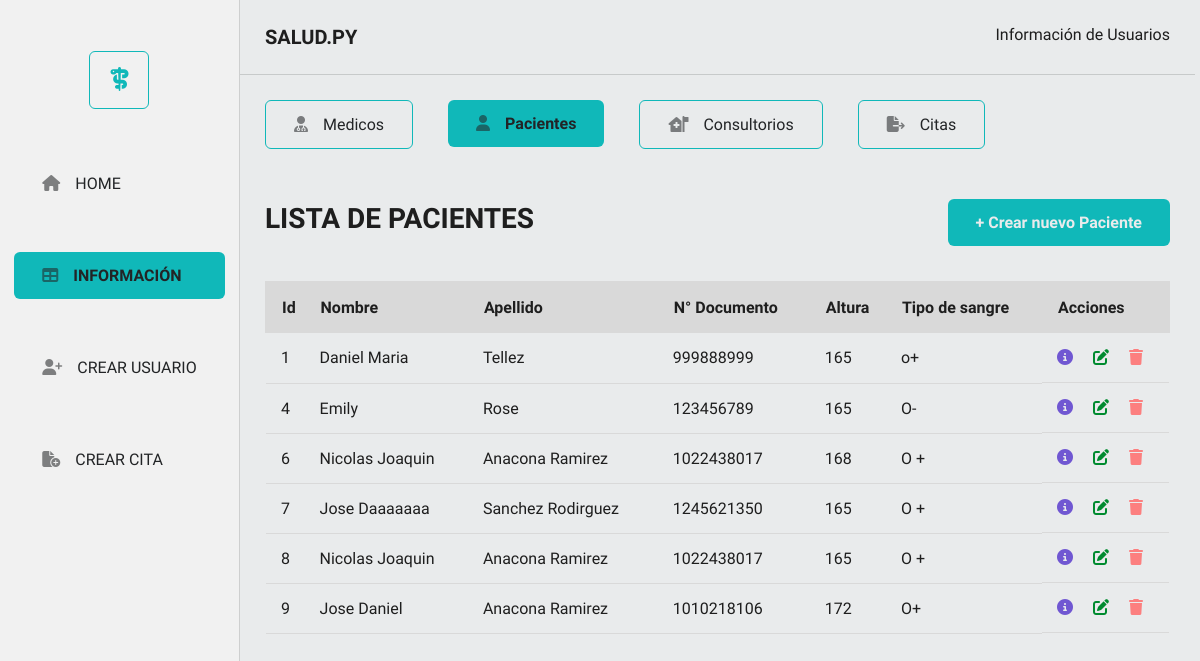
/pacientes, run on the app's committed database.
### app/models.py (models this page shows)
class Paciente(db.Model):
    __tablename__ ='pacientes'
    id = db.Column(db.Integer, primary_key = True )
    nombres = db.Column(db.String(120), nullable = True )
    apellidos = db.Column(db.String(120), nullable = True)
    tipo_identificacion = db.Column(db.String(4), nullable = True)
    numero_identificacion = db.Column(db.Integer)
    altura = db.Column(db.Integer)
    tipo_sangre = db.Column(db.String(2))
    citas = db.relationship("Cita" , backref = "paciente" )

### app/routes.py (the view)
@app.route('/pacientes')
def get_all_pacientes():
    pacientes = Paciente.query.all()
    return render_template('pacientes/pacientes.html', pacientes = pacientes)

### app/templates/pacientes/pacientes.html (shortened to what this page needs)
<!DOCTYPE html>
<html lang="en">
  <head>
    <link rel="stylesheet" href="{{ url_for('static', filename='navs/menuLeft.css')}}">
    <link rel="stylesheet" href="{{ url_for('static', filename = 'info/infoUser.css')}}">
    <link rel="stylesheet" href="{{ url_for('static', filename='styles.css' )}}">
    <link rel="stylesheet" href="{{url_for('static', filename='modals/messages.css')}}">
  </head>
  <body>
    <section class="sectionHomeTable">
      <section class="navLeft">
        <div class="logoNav"><span><i class="fa-solid fa-staff-snake"></i></span></div>
        <div class="navMenuLeft">
          <ul>
            <li><a class="botonLineNone" href="http://127.0.0.1:5000/"><span><i class="fa-solid fa-house"></i></span>HOME</a></li>
            <li><a class="botonPrimary" href="http://127.0.0.1:5000/medicos"><span><i class="fa-solid fa-table"></i></span>INFORMACIÓN</a></li>
            <li><a class="botonLineNone" href="http://127.0.0.1:5000/medicos/create"><span><i class="fa-solid fa-user-plus"></i></span>CREAR USUARIO</a></li>
            <li><a class="botonLineNone" href="http://127.0.0.1:5000/citas/create"><span><i class="fa-solid fa-file-circle-plus"></i></span>CREAR CITA</a></li>
          </ul>
        </div>
      </section>
      <section class="contenidoRight">
        <nav>
          <div class="headerRight">
            <h3>SALUD.PY</h3>
            <p>Información de Usuarios</p>
          </div>
          <div class="navInfoRight">
            <ul>
              <li><a class="botonLine" href="http://127.0.0.1:5000/medicos"><span><i class="fa-solid fa-user-doctor"></i></span>Medicos</a> </li>
              <li><a class="botonPrimary" href="http://127.0.0.1:5000/pacientes"><span><i class="fa-solid fa-user"></i></span> Pacientes </a></li>
              <li><a class="botonLine" href="http://127.0.0.1:5000/consultorios"><span><i class="fa-solid fa-house-medical-flag"></i></span>Consultorios </a></li>
              <li><a class="botonLine" href="http://127.0.0.1:5000/citas"><span><i class="fa-solid fa-file-export"></i></span>Citas</a></li>
            </ul>
          </div>
        </nav>
        <section class="containerRight">
          <div class="navHeaderTable">
            <h3 class="titleTable">LISTA DE PACIENTES</h3>
            <a class="botonPrimary" href="http://127.0.0.1:5000/pacientes/create">+ Crear nuevo Paciente</a>
          </div>
          <article>
            <table class="table">
              <thead class="tableTitle">
                <tr>
                  <th>Id</th>
                  <th>Nombre</th>
                  <th>Apellido</th>
                  <th>N° Documento</th>
                  <th>Altura</th>
                  <th>Tipo de sangre</th>
                  <th>Acciones</th>
                </tr>
              </thead>
              <tbody>
                {% for paciente in pacientes %}
                <tr>
                  <td>{{paciente.id}}</td>
                  <td>{{ paciente.nombres }}</td>
                  <td>{{ paciente.apellidos }}</td>
                  <td>{{ paciente.numero_identificacion }}</td>
                  <td>{{ paciente.altura }}</td>
                  <td>{{ paciente.tipo_sangre }}</td>
                  <td class="accionIcon">
                    <a class="iconInfo" href="/pacientes/{{ paciente.id }}"><i class="fa-solid fa-circle-info"></i></a>
                    <a class="iconUpdate" href="/pacientes/update/{{ paciente.id}}"><i class="fa-solid fa-pen-to-square"></i></a>
                    <a class="iconDelete" href="/pacientes/delete/{{ paciente.id }}"><i class="fa-solid fa-trash"></i></a>
                  </td>
                </tr>
                {% endfor %}
              </tbody>
            </table>
          </article>
        </section>
      </section>
    </section>
  </body>
</html>

### app/static/navs/menuLeft.css (style rules this page uses)
:root { --color-primary: #E9EBEC; --color-secundary: #10B8B9; --color-font : #1E1E1E; --color-font-text: #222426; --color-bg-secondary: #f1f1f1; --color-extra-bg: #D9D9D9; --color-delete: #FC7F7F; --color-upgrade:#008B2F; --color-details:#7057D2; --color-extra-rgba: rgba(34, 36, 38, 0.17); --color-icon-rgba:rgba(34, 36, 38, 0.56); --linea-color: 1px solid var(--color-extra-rgba); --border-butom: 1px solid var(--color-secundary); }
.navLeft { height: 100vh; width: 20%; border-right: var(--linea-color); background: var(--color-bg-secondary); }
.logoNav { height: 20vh; display: flex; align-items: center; justify-content: center; }
.logoNav span { font-size: 1.5rem; border: var(--border-butom); padding: 14px 20px; border-radius: 6px; color: var(--color-secundary); }
.navMenuLeft { display: flex; justify-content: center; align-items: center; }
.navMenuLeft ul { list-style-type: none; display: flex; flex-direction: column; gap: 45px; }
.navLeft ul li a { text-decoration: none; color: var(--color-font-text); }
.navLeft ul li a span { color: var(--color-icon-rgba); }
@media (max-width: 1240px) { .navLeft { width: 25%; } }

### app/static/info/infoUser.css (style rules this page uses)
:root { --color-primary: #E9EBEC; --color-secundary: #10B8B9; --color-font : #1E1E1E; --color-font-text: #222426; --color-bg-secondary: #f1f1f1; --color-extra-bg: #D9D9D9; --color-delete: #FC7F7F; --color-upgrade:#008B2F; --color-details:#7057D2; --color-extra-rgba: rgba(34, 36, 38, 0.17); --color-icon-rgba:rgba(34, 36, 38, 0.56); --linea-color: 1px solid var(--color-extra-rgba); --border-butom: 1px solid var(--color-secundary); }
.navInfoRight { padding: 25px; }
.navInfoRight ul { display: flex; list-style-type: none; gap: 35px; }
.navInfoRight ul li a { text-decoration: none; color: var(--color-font-text); }
.navInfoRight ul li a span { color: var(--color-icon-rgba); }
.containerRight { padding: 25px; }
.navHeaderTable { display: flex; justify-content: space-between; align-items: baseline; margin-bottom: 35px; }
.navHeaderTable h3 { font-size: 1.75rem; }
.table { width: 100%; border-collapse: collapse; }
.tableTitle { height: 50px; text-align: left; border-radius: 6px; align-items: baseline; }
.tableTitle tr { background-color: var(--color-extra-bg); border-color: none; margin-left: 15px; }
.tableTitle th { border: 2px solid var(--color-extra-bg); padding-left: 15px; }
.table td { height: 50px; border-bottom: 1px solid var(--color-extra-bg); padding-left: 15px; }
.accionIcon { display: flex; gap: 20px; align-items: center; }
.iconInfo { color: var(--color-details); }
.iconUpdate { color: var(--color-upgrade); }
.iconDelete { color: var(--color-delete); }

### app/static/styles.css (style rules this page uses)
:root { --font-family-style : "Sarabun", sans-serif; --color-primary: #E9EBEC; --color-secundary: #10B8B9; --color-font : #1E1E1E; --color-font-text: #222426; --color-bg-secondary: #f1f1f1; --color-extra-bg: #D9D9D9; --color-extra-rgba: rgba(34, 36, 38, 0.17); --color-icon-rgba:rgba(34, 36, 38, 0.56); --color-delete: #FC7F7F; --color-upgrade:#008B2F; --color-details:#7057D2; --linea-color: 1px solid var(--color-extra-rgba); --border-butom: 1px solid var(--color-secundary); }
* { margin: 0; padding: 0; box-sizing: border-box; }
body { background-color: var(--color-primary); font-family: var(--font-family-style); color: var(--color-font); }
.sectionHomeTable { display: flex; }
.botonPrimary { display: flex; gap: 15px; align-items: center; border-radius: 6px; padding: 14px 28px; background-color: var(--color-secundary); text-decoration: none; color: var(--color-primary); font-weight: 600; border: none; }
.botonLine { display: flex; gap: 15px; align-items: center; border-radius: 6px; padding: 14px 28px; border: 1px solid var(--color-secundary); }
.botonLineNone { display: flex; gap: 15px; align-items: center; border-radius: 6px; padding: 14px 28px; }
.contenidoRight { width: 100%; padding-right: 35px; }
.headerRight { padding: 25px; display: flex; justify-content: space-between; border-bottom: var(--linea-color); }
.headerRight h3 { font-size: 1.25rem; font-weight: 600; }
@media (max-width: 1240px) { .contenidoRight { padding-right: 5px; } }

### data on the page
Paciente: id "1", nombres "Daniel Maria", apellidos "Tellez", numero_identificacion "999888999", altura "165", tipo_sangre "o+"
Paciente: id "4", nombres "Emily", apellidos "Rose", numero_identificacion "123456789", altura "165", tipo_sangre "O-"
Paciente: id "6", nombres "Nicolas Joaquin", apellidos "Anacona Ramirez", numero_identificacion "1022438017", altura "168", tipo_sangre "O +"
Paciente: id "7", nombres "Jose Daaaaaaa", apellidos "Sanchez Rodirguez", numero_identificacion "1245621350", altura "165", tipo_sangre "O +"
Paciente: id "8", nombres "Nicolas Joaquin", apellidos "Anacona Ramirez", numero_identificacion "1022438017", altura "165", tipo_sangre "O +"
Paciente: id "9", nombres "Jose Daniel", apellidos "Anacona Ramirez", numero_identificacion "1010218106", altura "172", tipo_sangre "O+"
